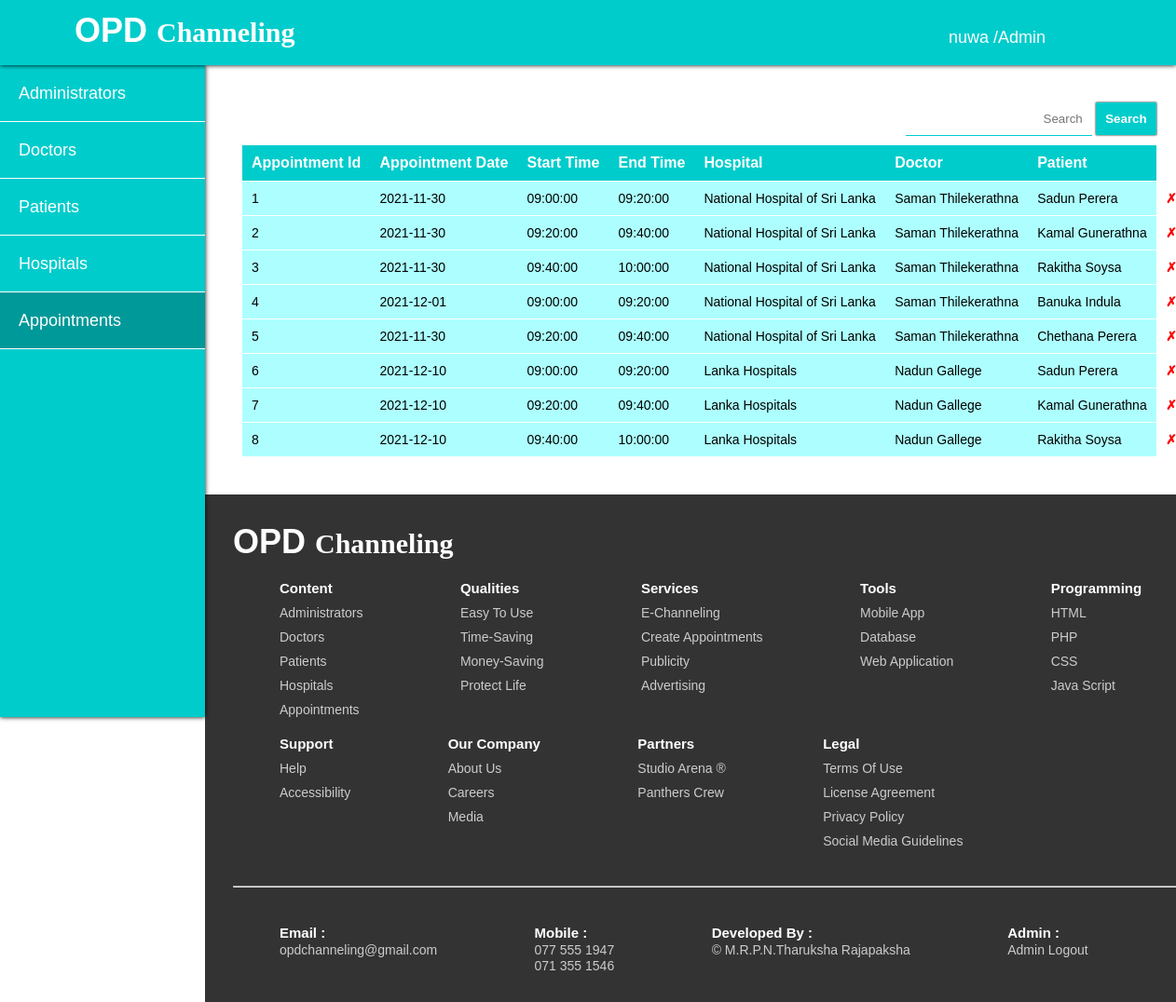
The app's page /ap_admin_panel.php (signed in) with its own data.
### tables this page shows
CREATE TABLE `appointment` (
  `appointment_id` int NOT NULL AUTO_INCREMENT,
  `appointment_date` date NOT NULL,
  `appointment_start_time` time NOT NULL,
  `appointment_end_time` time NOT NULL,
  `doctor_id` int NOT NULL,
  `patient_id` int NOT NULL,
  `appointment_status` tinyint NOT NULL DEFAULT '1',
  PRIMARY KEY (`appointment_id`),
  UNIQUE KEY `appointment_id_UNIQUE` (`appointment_id`),
  KEY `fk_appointment_doctor1_idx` (`doctor_id`),
  KEY `fk_appointment_patient1_idx` (`patient_id`),
  CONSTRAINT `fk_appointment_doctor1` FOREIGN KEY (`doctor_id`) REFERENCES `doctor` (`doctor_id`),
  CONSTRAINT `fk_appointment_patient1` FOREIGN KEY (`patient_id`) REFERENCES `patient` (`patient_id`)
);

CREATE TABLE `hospital` (
  `hospital_id` int NOT NULL AUTO_INCREMENT,
  `hospital_name` varchar(120) NOT NULL,
  `hospital_city` varchar(30) NOT NULL,
  `hospital_contact_no` varchar(10) NOT NULL,
  `hospital_status` tinyint NOT NULL DEFAULT '1',
  PRIMARY KEY (`hospital_id`),
  UNIQUE KEY `hospital_id_UNIQUE` (`hospital_id`)
);

CREATE TABLE `doctor` (
  `doctor_id` int NOT NULL AUTO_INCREMENT,
  `doctor_name` varchar(45) NOT NULL,
  `doctor_nic` varchar(20) NOT NULL,
  `doctor_contact_no` varchar(10) NOT NULL,
  `doctor_password` varchar(25) NOT NULL,
  `hospital_id` int NOT NULL,
  `doctor_status` tinyint NOT NULL DEFAULT '1',
  PRIMARY KEY (`doctor_id`),
  UNIQUE KEY `doctor_id_UNIQUE` (`doctor_id`),
  UNIQUE KEY `doctor_email_UNIQUE` (`doctor_contact_no`),
  UNIQUE KEY `doctor_nic_UNIQUE` (`doctor_nic`),
  KEY `fk_doctor_hospital_idx` (`hospital_id`),
  CONSTRAINT `fk_doctor_hospital` FOREIGN KEY (`hospital_id`) REFERENCES `hospital` (`hospital_id`)
);

CREATE TABLE `patient` (
  `patient_id` int NOT NULL AUTO_INCREMENT,
  `patient_name` varchar(45) NOT NULL,
  `patient_nic` varchar(20) NOT NULL,
  `patient_dob` date NOT NULL,
  `patient_address` varchar(100) DEFAULT NULL,
  `patient_contact_no` varchar(10) NOT NULL,
  `patient_password` varchar(25) NOT NULL,
  `patient_status` tinyint NOT NULL DEFAULT '1',
  PRIMARY KEY (`patient_id`),
  UNIQUE KEY `patient_id_UNIQUE` (`patient_id`),
  UNIQUE KEY `patient_nic_UNIQUE` (`patient_nic`)
);

### ap_appointments.php (the view, shortened to what this page needs)
<!DOCTYPE html>
<html>
    <head>
        <link rel="stylesheet" type="text/css" href="css/admin_panel_style.css"/>
    </head>
    <body onload="toggleappointments()">
        <div class="child-container-disable" id="appointment">
            <form method="get" action="ap_admin_panel.php">
                <input type="text" name="searchAppointment" id="searchAppointment" value="<?php echo $keywordAppointment; ?>" placeholder="Search"/>
                <button>Search</button>
            </form>
            <table>
                <tr>
                    <th>Appointment Id</th>
                    <th>Appointment Date</th>
                    <th>Start Time</th>
                    <th>End Time</th>
                    <th>Hospital</th>
                    <th>Doctor</th>
                    <th>Patient</th>
                </tr>
                <?php
                $query = "SELECT * FROM appointment INNER JOIN doctor INNER JOIN patient INNER JOIN hospital "
                        . "ON appointment.doctor_id = doctor.doctor_id AND appointment.patient_id = patient.patient_id AND doctor.hospital_id = hospital.hospital_id "
                        . "WHERE (appointment_id LIKE '%" . $keywordAppointment . "%' OR appointment_date LIKE '%" . $keywordAppointment . "%' "
                        . "OR doctor_name LIKE '%" . $keywordAppointment . "%' OR patient_name LIKE '%" . $keywordAppointment . "%' OR hospital_name LIKE '%" . $keywordAppointment . "%') "
                        . "AND appointment_status = '1'";
                $result = $connection->query($query);
                if ($result->num_rows > 0) {
                    while ($row = $result->fetch_assoc()) {
                        ?>
                        <tr class="child-content">
                            <td><?php echo $row["appointment_id"]; ?></td>
                            <td><?php echo $row["appointment_date"]; ?></td>
                            <td><?php echo $row["appointment_start_time"]; ?></td>
                            <td><?php echo $row["appointment_end_time"]; ?></td>
                            <td><?php echo $row["hospital_name"]; ?></td>
                            <td><?php echo $row["doctor_name"]; ?></td>
                            <td><?php echo $row["patient_name"]; ?></td>
                            <td class="remove"><a href="action/ap_appointment_remove.php?id=<?php echo $row["appointment_id"]; ?>">&cross;</a></td>
                        </tr>
                        <?php
                    }
                }
                ?>
            </table>
        </div>
    </body>
</html>

### ap_header.php (shortened to what this page needs)
<!DOCTYPE html>
<?php
include './action/db_connection.php';
$activeUsername = "Account";
if (isset($_SESSION["admin_is_login"]) && isset($_SESSION["activeAdminId"]) && $_SESSION["admin_is_login"] == true) {
    $activeAdminId = $_SESSION["activeAdminId"];
    $query = "SELECT * FROM admin WHERE admin_id = '" . $activeAdminId . "'";
    $result = $connection->query($query);
    if ($result->num_rows > 0) {
        $row = $result->fetch_assoc();
        $activeUsername = $row["admin_username"];
    }
} else {
    header("Location: index.php?msgAdmin=Login First !");
    die();
}
?>
<html>
    <head>
        <link rel="stylesheet" type="text/css" href="css/admin_panel_headerfooter_style.css"/>
    </head>
    <body>
        <header>
            <nav>
                <div class="header-container">
                    <p><a href="ap_admin_panel.php">OPD&nbsp;<span>Channeling</span></a></p>
                    <ul>
                        <li class="account"><?php echo $activeUsername; ?>&nbsp;/Admin
                        </li>
                    </ul>
                </div>
            </nav>
        </header>
        <?php include './ap_admin_profile.php'; ?>
    </body>
</html>

### css/admin_panel_style.css (style rules this page uses)
.child-container { width: 85%; height: 100%; top: 80px; left: 230px; padding: 30px 30px; display: block; }
.child-container button { padding: 10px; color: white; font-weight: bold; background-color: #00cccc; border: none; outline: none; box-shadow: 0px 0px 2px #000000; cursor: pointer; }
.child-container form { right: 32px; float: right; }
.child-container form input { width: 200px; padding: 10px; text-align: right; border: none; border-bottom: 1px solid #00cccc; outline: none; }
.child-container table { width: 100%; top: 10px; border-collapse: collapse; }
.child-container table tr { border-bottom: 1px solid white; }
.child-container table tr th { color: white; text-align: left; padding: 10px; background-color: #00cccc; }
.child-content .remove { width: 10px; color: red; font-weight: bolder; text-align: center; background-color: white; }
.child-content a { text-decoration: none; color: red; cursor: pointer; }

### css/admin_panel_headerfooter_style.css (style rules this page uses)
* { margin: 0; padding: 0; font-family: "Arial"; text-transform: capitalize; position: relative; box-sizing: border-box; }
header { width: 100%; height: 70px; position: fixed; font-size: 18px; background-color: #00cccc; box-shadow: 0px 0px 5px #000000; z-index: 799; }
.header-container p { top: 12px; left: 80px; position: absolute; color: white; font-size: 36px; font-weight: bold; font-family: "Calibri"; }
.header-container p span { font-size: 30px; font-family: "Calibri"; }
.header-container ul { top: 30px; right: 120px; list-style: none; float: right; }
.header-container ul li { display: inline-block; margin: auto 20px; color: white; text-transform: none; cursor: pointer; }
.header-container a { color: white; text-decoration: none; cursor: pointer; }

### records on screen
appointment: appointment_id "1", appointment_date "2021-11-30", appointment_start_time "09:00:00", appointment_end_time "09:20:00", hospital.hospital_name "National Hospital of Sri Lanka", doctor.doctor_name "Saman Thilekerathna", patient.patient_name "Sadun Perera"
appointment: appointment_id "2", appointment_date "2021-11-30", appointment_start_time "09:20:00", appointment_end_time "09:40:00", hospital.hospital_name "National Hospital of Sri Lanka", doctor.doctor_name "Saman Thilekerathna", patient.patient_name "Kamal Gunerathna"
appointment: appointment_id "3", appointment_date "2021-11-30", appointment_start_time "09:40:00", appointment_end_time "10:00:00", hospital.hospital_name "National Hospital of Sri Lanka", doctor.doctor_name "Saman Thilekerathna", patient.patient_name "Rakitha Soysa"
appointment: appointment_id "4", appointment_date "2021-12-01", appointment_start_time "09:00:00", appointment_end_time "09:20:00", hospital.hospital_name "National Hospital of Sri Lanka", doctor.doctor_name "Saman Thilekerathna", patient.patient_name "Banuka Indula"
appointment: appointment_id "5", appointment_date "2021-11-30", appointment_start_time "09:20:00", appointment_end_time "09:40:00", hospital.hospital_name "National Hospital of Sri Lanka", doctor.doctor_name "Saman Thilekerathna", patient.patient_name "Chethana Perera"
appointment: appointment_id "6", appointment_date "2021-12-10", appointment_start_time "09:00:00", appointment_end_time "09:20:00", hospital.hospital_name "Lanka Hospitals", doctor.doctor_name "Nadun Gallege", patient.patient_name "Sadun Perera"
appointment: appointment_id "7", appointment_date "2021-12-10", appointment_start_time "09:20:00", appointment_end_time "09:40:00", hospital.hospital_name "Lanka Hospitals", doctor.doctor_name "Nadun Gallege", patient.patient_name "Kamal Gunerathna"
appointment: appointment_id "8", appointment_date "2021-12-10", appointment_start_time "09:40:00", appointment_end_time "10:00:00", hospital.hospital_name "Lanka Hospitals", doctor.doctor_name "Nadun Gallege", patient.patient_name "Rakitha Soysa"

### other values on screen
$activeUsername "nuwa"
